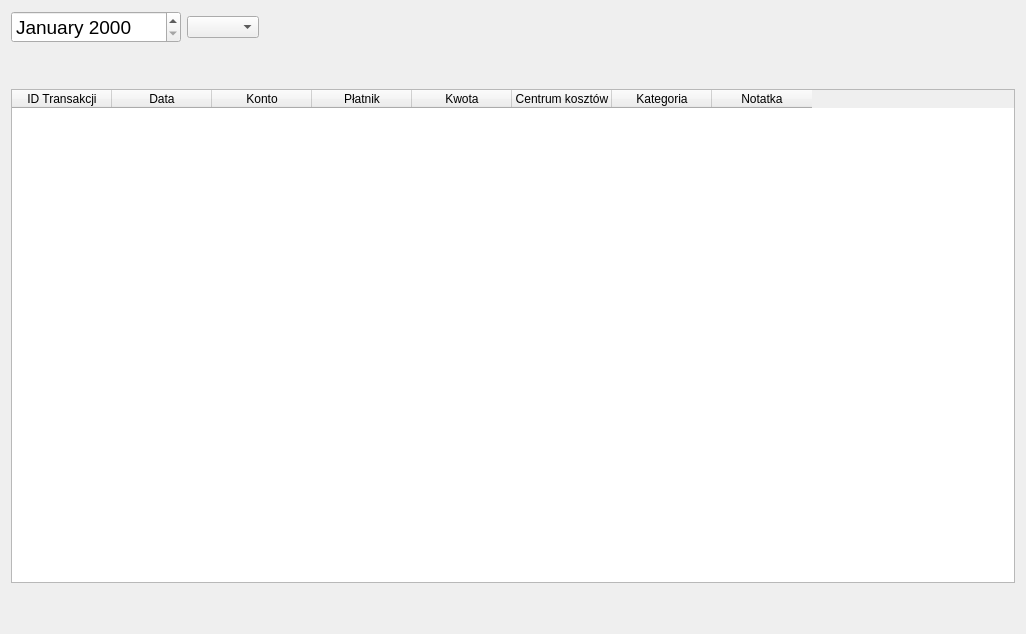
<?xml version="1.0" encoding="UTF-8"?>
<ui version="4.0">
 <class>TransatcionsHistoryWindow</class>
 <widget class="QWidget" name="TransatcionsHistoryWindow">
  <property name="geometry">
   <rect>
    <x>0</x>
    <y>0</y>
    <width>1026</width>
    <height>634</height>
   </rect>
  </property>
  <property name="windowTitle">
   <string>Form</string>
  </property>
  <layout class="QVBoxLayout" name="verticalLayout">
   <item>
    <layout class="QHBoxLayout" name="horizontalLayout">
     <item>
      <widget class="QDateEdit" name="dateEdit_from">
       <property name="font">
        <font>
         <pointsize>14</pointsize>
        </font>
       </property>
       <property name="displayFormat">
        <string>MMMM yyyy</string>
       </property>
      </widget>
     </item>
     <item>
      <widget class="QComboBox" name="comboBox_accounts">
       <property name="sizePolicy">
        <sizepolicy hsizetype="Preferred" vsizetype="Fixed">
         <horstretch>0</horstretch>
         <verstretch>0</verstretch>
        </sizepolicy>
       </property>
      </widget>
     </item>
     <item>
      <spacer name="horizontalSpacer">
       <property name="orientation">
        <enum>Qt::Horizontal</enum>
       </property>
       <property name="sizeHint" stdset="0">
        <size>
         <width>40</width>
         <height>20</height>
        </size>
       </property>
      </spacer>
     </item>
    </layout>
   </item>
   <item>
    <spacer name="verticalSpacer_2">
     <property name="orientation">
      <enum>Qt::Vertical</enum>
     </property>
     <property name="sizeType">
      <enum>QSizePolicy::Maximum</enum>
     </property>
     <property name="sizeHint" stdset="0">
      <size>
       <width>20</width>
       <height>40</height>
      </size>
     </property>
    </spacer>
   </item>
   <item>
    <widget class="QTableWidget" name="tableWidget">
     <column>
      <property name="text">
       <string>ID Transakcji</string>
      </property>
     </column>
     <column>
      <property name="text">
       <string>Data</string>
      </property>
     </column>
     <column>
      <property name="text">
       <string>Konto</string>
      </property>
     </column>
     <column>
      <property name="text">
       <string>Płatnik</string>
      </property>
     </column>
     <column>
      <property name="text">
       <string>Kwota</string>
      </property>
     </column>
     <column>
      <property name="text">
       <string>Centrum kosztów</string>
      </property>
     </column>
     <column>
      <property name="text">
       <string>Kategoria</string>
      </property>
     </column>
     <column>
      <property name="text">
       <string>Notatka</string>
      </property>
     </column>
    </widget>
   </item>
   <item>
    <spacer name="verticalSpacer">
     <property name="orientation">
      <enum>Qt::Vertical</enum>
     </property>
     <property name="sizeType">
      <enum>QSizePolicy::Maximum</enum>
     </property>
     <property name="sizeHint" stdset="0">
      <size>
       <width>20</width>
       <height>40</height>
      </size>
     </property>
    </spacer>
   </item>
  </layout>
 </widget>
 <resources/>
 <connections/>
</ui>
